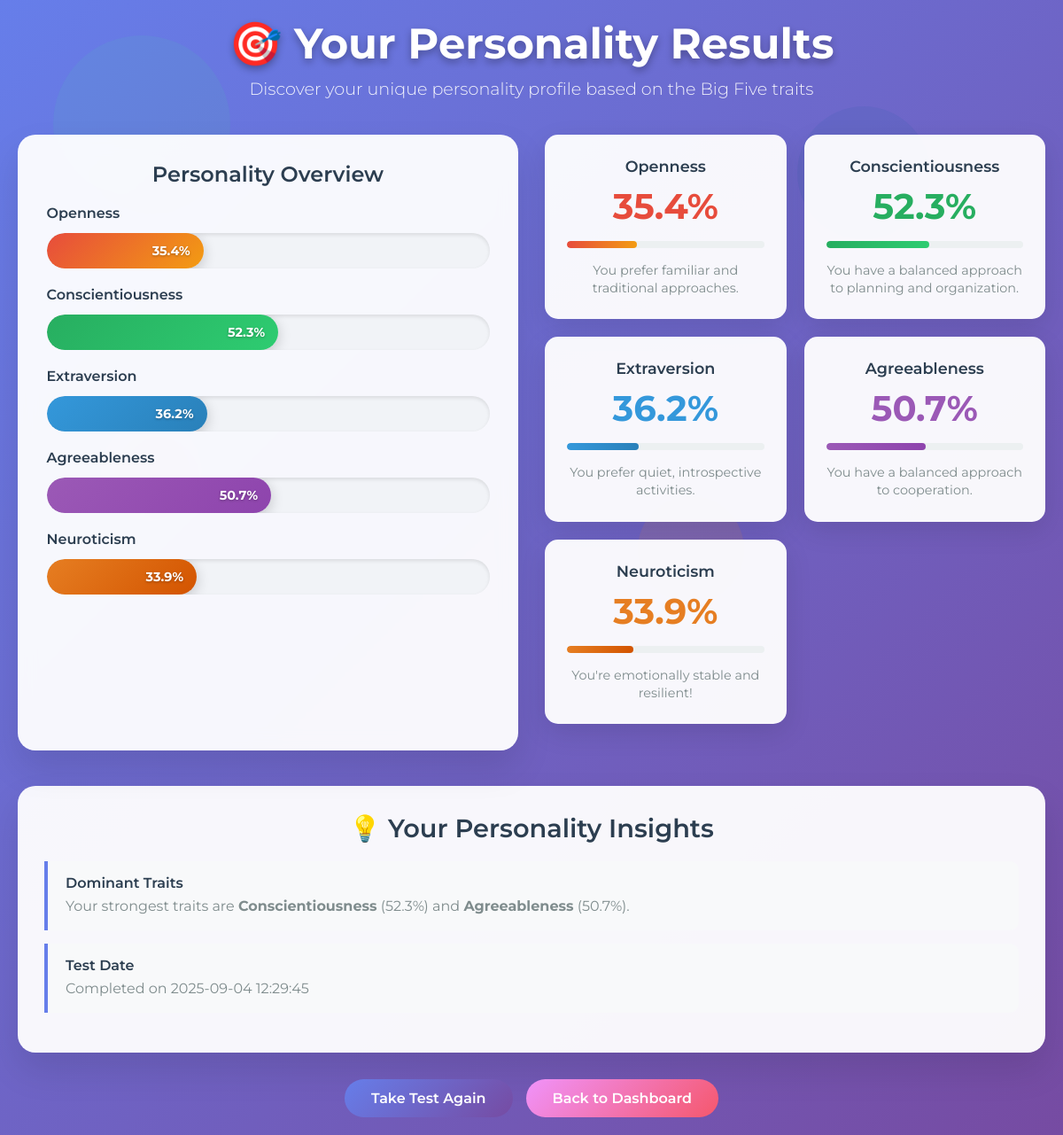
Page /results (signed in) on the committed database.
### tables this page shows
CREATE TABLE personality_results (
                id INTEGER PRIMARY KEY AUTOINCREMENT,
                user_id INTEGER,
                openness REAL,
                conscientiousness REAL,
                extraversion REAL,
                agreeableness REAL,
                neuroticism REAL,
                combined_text TEXT,
                created_at TIMESTAMP DEFAULT CURRENT_TIMESTAMP,
                FOREIGN KEY (user_id) REFERENCES users (id)
            );

### app.py (the view)
    @app.route('/results')
    def results():
        if 'user_id' not in session:
            return redirect(url_for('login'))
        profile = db.get_user_profile(session['user_id'])
        return render_template('results.html', profile=profile)

### templates/results.html (shortened to what this page needs)
<!DOCTYPE html>
<html lang="en">
<head>
</head>
<body>
    <div class="bubble bubble1"></div>
    <div class="container">
        <div class="header">
            <h1>🎯 Your Personality Results</h1>
            <p>Discover your unique personality profile based on the Big Five traits</p>
        </div>
        {% if profile.personality %}
        <div class="results-grid">
            <div class="chart-container">
                <h3 class="chart-title">Personality Overview</h3>
                <div class="personality-visualization">
                    {% if profile.personality %}
                    <div class="bar-chart-container">
                        <div class="bar-chart">
                            <div class="bar-item">
                                <div class="bar-label">Openness</div>
                                <div class="bar-wrapper">
                                    <div class="bar-fill openness-bar" style="width: {{ (profile.personality.openness * 100)|round(1) }}%">
                                        <span class="bar-value">{{ (profile.personality.openness * 100)|round(1) }}%</span>
                                    </div>
                                </div>
                            </div>
                            <div class="bar-item">
                                <div class="bar-label">Conscientiousness</div>
                                <div class="bar-wrapper">
                                    <div class="bar-fill conscientiousness-bar" style="width: {{ (profile.personality.conscientiousness * 100)|round(1) }}%">
                                        <span class="bar-value">{{ (profile.personality.conscientiousness * 100)|round(1) }}%</span>
                                    </div>
                                </div>
                            </div>
                            <div class="bar-item">
                                <div class="bar-label">Extraversion</div>
                                <div class="bar-wrapper">
                                    <div class="bar-fill extraversion-bar" style="width: {{ (profile.personality.extraversion * 100)|round(1) }}%">
                                        <span class="bar-value">{{ (profile.personality.extraversion * 100)|round(1) }}%</span>
                                    </div>
                                </div>
                            </div>
                            <div class="bar-item">
                                <div class="bar-label">Agreeableness</div>
                                <div class="bar-wrapper">
                                    <div class="bar-fill agreeableness-bar" style="width: {{ (profile.personality.agreeableness * 100)|round(1) }}%">
                                        <span class="bar-value">{{ (profile.personality.agreeableness * 100)|round(1) }}%</span>
                                    </div>
                                </div>
                            </div>
                            <div class="bar-item">
                                <div class="bar-label">Neuroticism</div>
                                <div class="bar-wrapper">
                                    <div class="bar-fill neuroticism-bar" style="width: {{ (profile.personality.neuroticism * 100)|round(1) }}%">
                                        <span class="bar-value">{{ (profile.personality.neuroticism * 100)|round(1) }}%</span>
                                    </div>
                                </div>
                            </div>
                        </div>
                    </div>
                    {% endif %}
                </div>
            </div>
            <div class="personality-cards">
                <div class="personality-card">
                    <div class="trait-name">Openness</div>
                    <div class="trait-score" style="color: #e74c3c;">{{ (profile.personality.openness * 100)|round(1) }}%</div>
                    <div class="progress-bar">
                        <div class="progress-fill openness" style="width: {{ (profile.personality.openness * 100)|round(1) }}%"></div>
                    </div>
                    <div class="trait-description">
                        {% if profile.personality.openness > 0.7 %}
                        You're highly creative and open to new experiences!
                        {% elif profile.personality.openness > 0.4 %}
                        You have a balanced approach to new ideas and experiences.
                        {% else %}
                        You prefer familiar and traditional approaches.
                        {% endif %}
                    </div>
                </div>
                <div class="personality-card">
                    <div class="trait-name">Conscientiousness</div>
                    <div class="trait-score" style="color: #27ae60;">{{ (profile.personality.conscientiousness * 100)|round(1) }}%</div>
                    <div class="progress-bar">
                        <div class="progress-fill conscientiousness" style="width: {{ (profile.personality.conscientiousness * 100)|round(1) }}%"></div>
                    </div>
                    <div class="trait-description">
                        {% if profile.personality.conscientiousness > 0.7 %}
                        You're highly organized and goal-oriented!
                        {% elif profile.personality.conscientiousness > 0.4 %}
                        You have a balanced approach to planning and organization.
                        {% else %}
                        You prefer flexibility and spontaneity.
                        {% endif %}
                    </div>
                </div>
                <div class="personality-card">
                    <div class="trait-name">Extraversion</div>
                    <div class="trait-score" style="color: #3498db;">{{ (profile.personality.extraversion * 100)|round(1) }}%</div>
                    <div class="progress-bar">
                        <div class="progress-fill extraversion" style="width: {{ (profile.personality.extraversion * 100)|round(1) }}%"></div>
                    </div>
                    <div class="trait-description">
                        {% if profile.personality.extraversion > 0.7 %}
                        You're highly social and energetic!
                        {% elif profile.personality.extraversion > 0.4 %}
                        You have a balanced social energy.
                        {% else %}
                        You prefer quiet, introspective activities.
                        {% endif %}
                    </div>
                </div>
                <div class="personality-card">
                    <div class="trait-name">Agreeableness</div>
                    <div class="trait-score" style="color: #9b59b6;">{{ (profile.personality.agreeableness * 100)|round(1) }}%</div>
                    <div class="progress-bar">
                        <div class="progress-fill agreeableness" style="width: {{ (profile.personality.agreeableness * 100)|round(1) }}%"></div>
                    </div>
                    <div class="trait-description">
                        {% if profile.personality.agreeableness > 0.7 %}
                        You're highly cooperative and trusting!
                        {% elif profile.personality.agreeableness > 0.4 %}
                        You have a balanced approach to cooperation.
                        {% else %}
                        You prefer directness and competition.
                        {% endif %}
                    </div>
                </div>
                <div class="personality-card">
                    <div class="trait-name">Neuroticism</div>
                    <div class="trait-score" style="color: #e67e22;">{{ (profile.personality.neuroticism * 100)|round(1) }}%</div>
                    <div class="progress-bar">
                        <div class="progress-fill neuroticism" style="width: {{ (profile.personality.neuroticism * 100)|round(1) }}%"></div>
                    </div>
                    <div class="trait-description">
                        {% if profile.personality.neuroticism > 0.7 %}
                        You may experience higher emotional sensitivity.
                        {% elif profile.personality.neuroticism > 0.4 %}
                        You have a balanced emotional response.
                        {% else %}
                        You're emotionally stable and resilient!
                        {% endif %}
                    </div>
                </div>
            </div>
        </div>
        <div class="insights-section">
            <h3 class="insights-title">💡 Your Personality Insights</h3>
            <div class="insight-item">
                <div class="insight-trait">Dominant Traits</div>
                <div class="insight-text">
                    {% set traits = [
                        ('Openness', profile.personality.openness),
                        ('Conscientiousness', profile.personality.conscientiousness),
                        ('Extraversion', profile.personality.extraversion),
                        ('Agreeableness', profile.personality.agreeableness),
                        ('Neuroticism', profile.personality.neuroticism)
                    ] %}
                    {% set sorted_traits = traits|sort(attribute=1, reverse=true) %}
                    Your strongest traits are <strong>{{ sorted_traits[0][0] }}</strong> ({{ (sorted_traits[0][1] * 100)|round(1) }}%) and <strong>{{ sorted_traits[1][0] }}</strong> ({{ (sorted_traits[1][1] * 100)|round(1) }}%).
                </div>
            </div>
            <div class="insight-item">
                <div class="insight-trait">Test Date</div>
                <div class="insight-text">Completed on {{ profile.personality.test_date }}</div>
            </div>
        </div>
        {% endif %}
        <div class="action-buttons">
            <a href="{{ url_for('questionnaire') }}" class="btn btn-primary">Take Test Again</a>
            <a href="{{ url_for('dashboard') }}" class="btn btn-secondary">Back to Dashboard</a>
        </div>
    </div>
</body>
</html>

### rows in the picture
personality_results: (profile.personality.openness*100)|round(1) "35.4", (profile.personality.conscientiousness*100)|round(1) "52.3", (profile.personality.extraversion*100)|round(1) "36.2", (profile.personality.agreeableness*100)|round(1) "50.7", (profile.personality.neuroticism*100)|round(1) "33.9", (sorted_traits[0][1]*100)|round(1) "52.3", (sorted_traits[1][1]*100)|round(1) "50.7", personality.test_date "2025-09-04 12:29:45"

### other values in the picture
{{ sorted_traits[0][0] }} "Conscientiousness"
{{ sorted_traits[1][0] }} "Agreeableness"
